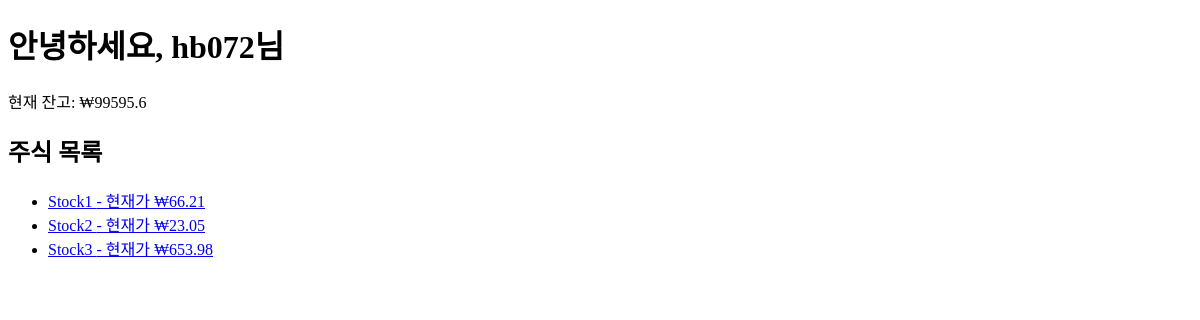
The app's page / (signed in), older data.
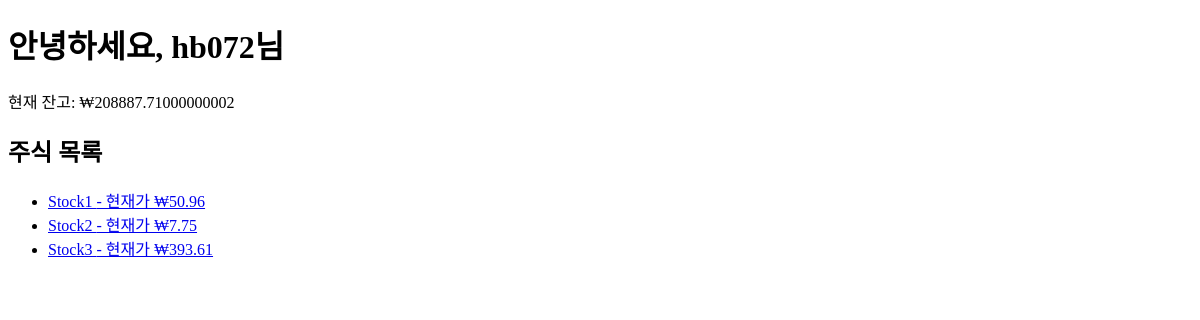
The same page, newer data.
### simulator/models.py (models this page shows, shortened)
class Account(models.Model):
    user = models.OneToOneField(User, on_delete=models.CASCADE)
    balance = models.FloatField(default=100000)  # 기본 잔고는 10만 원

class Stock(models.Model):
    name = models.CharField(max_length=100)
    price = models.FloatField()

### simulator/views.py (the view)
# urls.py: path('', views.main, name='main'),
@login_required
def main(request):
    stocks = Stock.objects.all()
    account,created = Account.objects.get_or_create(user=request.user)
    return render(request, 'simulator/main.html', {
        'stocks': stocks,
        'balance': account.balance,
    })

### simulator/templates/simulator/main.html (shortened to what this page needs)
<!DOCTYPE html>
<html>
<head>
</head>
<body>
    <h1>안녕하세요, {{ user.username }}님</h1>
    <p>현재 잔고: ₩{{ balance }}</p>
    <h2>주식 목록</h2>
    <ul>
        {% for stock in stocks %}
        <li>
            <a href="{% url 'stock_main' stock.id %}">
                {{ stock.name }} - 현재가 ₩{{ stock.price }}
            </a>
        </li>
        {% empty %}
        <li>등록된 주식이 없습니다.</li>
        {% endfor %}
    </ul>
</body>
</html>

Row changes from the older to the newer data that the page shows:
changed Account: balance "99595.6" → "208887.71000000002"
changed Stock "Stock1": price "66.21" → "50.96"
changed Stock "Stock2": price "23.05" → "7.75"
changed Stock "Stock3": price "653.98" → "393.61"
